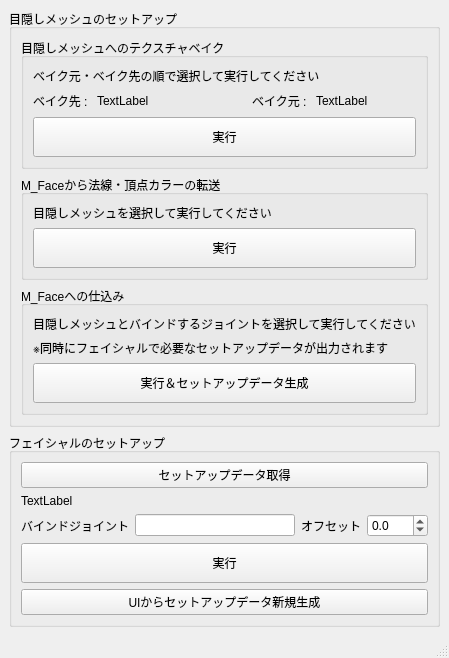
<?xml version="1.0" encoding="UTF-8"?>
<ui version="4.0">
 <class>MainWindow</class>
 <widget class="QMainWindow" name="MainWindow">
  <property name="geometry">
   <rect>
    <x>0</x>
    <y>0</y>
    <width>382</width>
    <height>586</height>
   </rect>
  </property>
  <property name="windowTitle">
   <string>MainWindow</string>
  </property>
  <widget class="QWidget" name="centralwidget">
   <layout class="QVBoxLayout" name="verticalLayout_2">
    <item>
     <widget class="QGroupBox" name="MeshSetupGroup">
      <property name="title">
       <string>目隠しメッシュのセットアップ</string>
      </property>
      <layout class="QVBoxLayout" name="verticalLayout">
       <item>
        <widget class="QGroupBox" name="TexBakeGroup">
         <property name="title">
          <string>目隠しメッシュへのテクスチャベイク</string>
         </property>
         <layout class="QVBoxLayout" name="verticalLayout_6">
          <item>
           <widget class="QLabel" name="BakeLabel">
            <property name="text">
             <string>ベイク元・ベイク先の順で選択して実行してください</string>
            </property>
           </widget>
          </item>
          <item>
           <layout class="QHBoxLayout" name="horizontalLayout_2">
            <item>
             <widget class="QLabel" name="BakeDstLabel">
              <property name="text">
               <string>ベイク先 : </string>
              </property>
             </widget>
            </item>
            <item>
             <widget class="QLabel" name="BakeDstEditLabel">
              <property name="sizePolicy">
               <sizepolicy hsizetype="Minimum" vsizetype="Preferred">
                <horstretch>0</horstretch>
                <verstretch>0</verstretch>
               </sizepolicy>
              </property>
              <property name="minimumSize">
               <size>
                <width>100</width>
                <height>0</height>
               </size>
              </property>
              <property name="text">
               <string>TextLabel</string>
              </property>
             </widget>
            </item>
            <item>
             <spacer name="horizontalSpacer">
              <property name="orientation">
               <enum>Qt::Horizontal</enum>
              </property>
              <property name="sizeHint" stdset="0">
               <size>
                <width>40</width>
                <height>20</height>
               </size>
              </property>
             </spacer>
            </item>
            <item>
             <widget class="QLabel" name="BakeSrcLabel">
              <property name="text">
               <string>ベイク元 : </string>
              </property>
             </widget>
            </item>
            <item>
             <widget class="QLabel" name="BakeSrcEditLabel">
              <property name="sizePolicy">
               <sizepolicy hsizetype="Minimum" vsizetype="Preferred">
                <horstretch>0</horstretch>
                <verstretch>0</verstretch>
               </sizepolicy>
              </property>
              <property name="minimumSize">
               <size>
                <width>100</width>
                <height>0</height>
               </size>
              </property>
              <property name="text">
               <string>TextLabel</string>
              </property>
             </widget>
            </item>
           </layout>
          </item>
          <item>
           <widget class="QPushButton" name="TexBakeButton">
            <property name="minimumSize">
             <size>
              <width>0</width>
              <height>40</height>
             </size>
            </property>
            <property name="text">
             <string>実行</string>
            </property>
           </widget>
          </item>
         </layout>
        </widget>
       </item>
       <item>
        <widget class="QGroupBox" name="NormalColorSetupGroup">
         <property name="autoFillBackground">
          <bool>false</bool>
         </property>
         <property name="styleSheet">
          <string notr="true"/>
         </property>
         <property name="title">
          <string>M_Faceから法線・頂点カラーの転送</string>
         </property>
         <property name="flat">
          <bool>false</bool>
         </property>
         <layout class="QVBoxLayout" name="verticalLayout_3">
          <item>
           <widget class="QLabel" name="NormalColorSetupLabel">
            <property name="text">
             <string>目隠しメッシュを選択して実行してください</string>
            </property>
           </widget>
          </item>
          <item>
           <widget class="QPushButton" name="NormalColorSetupButton">
            <property name="minimumSize">
             <size>
              <width>0</width>
              <height>40</height>
             </size>
            </property>
            <property name="toolTip">
             <string notr="true" extracomment="目隠しメッシュを選択して「実行」を押してください"/>
            </property>
            <property name="text">
             <string>実行</string>
            </property>
           </widget>
          </item>
         </layout>
        </widget>
       </item>
       <item>
        <widget class="QGroupBox" name="MFaceSetupGroup">
         <property name="title">
          <string>M_Faceへの仕込み</string>
         </property>
         <layout class="QVBoxLayout" name="verticalLayout_4">
          <item>
           <widget class="QLabel" name="MFaceSetupLabel">
            <property name="text">
             <string>目隠しメッシュとバインドするジョイントを選択して実行してください</string>
            </property>
           </widget>
          </item>
          <item>
           <widget class="QLabel" name="MFaceSetupLabel2">
            <property name="text">
             <string>※同時にフェイシャルで必要なセットアップデータが出力されます</string>
            </property>
           </widget>
          </item>
          <item>
           <widget class="QPushButton" name="MFaceSetupButton">
            <property name="minimumSize">
             <size>
              <width>0</width>
              <height>40</height>
             </size>
            </property>
            <property name="toolTip">
             <string notr="true" extracomment="目隠しメッシュとバインドする目頭のジョイント1つを選択して「実行」を押してください"/>
            </property>
            <property name="text">
             <string>実行＆セットアップデータ生成</string>
            </property>
           </widget>
          </item>
         </layout>
        </widget>
       </item>
      </layout>
     </widget>
    </item>
    <item>
     <widget class="QGroupBox" name="FacialSetupGroup">
      <property name="title">
       <string>フェイシャルのセットアップ</string>
      </property>
      <layout class="QVBoxLayout" name="verticalLayout_5">
       <item>
        <widget class="QPushButton" name="GetDataButton">
         <property name="text">
          <string>セットアップデータ取得</string>
         </property>
        </widget>
       </item>
       <item>
        <widget class="QLabel" name="DataInfoLabel">
         <property name="text">
          <string>TextLabel</string>
         </property>
        </widget>
       </item>
       <item>
        <layout class="QHBoxLayout" name="horizontalLayout">
         <item>
          <widget class="QLabel" name="BindLabel">
           <property name="text">
            <string>バインドジョイント</string>
           </property>
          </widget>
         </item>
         <item>
          <widget class="QLineEdit" name="BindLineEdit"/>
         </item>
         <item>
          <widget class="QLabel" name="XOffsetLabel">
           <property name="text">
            <string>オフセット</string>
           </property>
          </widget>
         </item>
         <item>
          <widget class="QDoubleSpinBox" name="XOffsetSpinBox">
           <property name="decimals">
            <number>1</number>
           </property>
           <property name="minimum">
            <double>-100.000000000000000</double>
           </property>
           <property name="singleStep">
            <double>0.100000000000000</double>
           </property>
          </widget>
         </item>
        </layout>
       </item>
       <item>
        <widget class="QPushButton" name="FacialSetupButton">
         <property name="minimumSize">
          <size>
           <width>0</width>
           <height>40</height>
          </size>
         </property>
         <property name="text">
          <string>実行</string>
         </property>
        </widget>
       </item>
       <item>
        <widget class="QPushButton" name="CreateNewDataButton">
         <property name="text">
          <string>UIからセットアップデータ新規生成</string>
         </property>
        </widget>
       </item>
      </layout>
     </widget>
    </item>
    <item>
     <spacer name="verticalSpacer">
      <property name="orientation">
       <enum>Qt::Vertical</enum>
      </property>
      <property name="sizeHint" stdset="0">
       <size>
        <width>20</width>
        <height>40</height>
       </size>
      </property>
     </spacer>
    </item>
   </layout>
  </widget>
  <widget class="QStatusBar" name="statusbar"/>
 </widget>
 <resources/>
 <connections/>
</ui>
